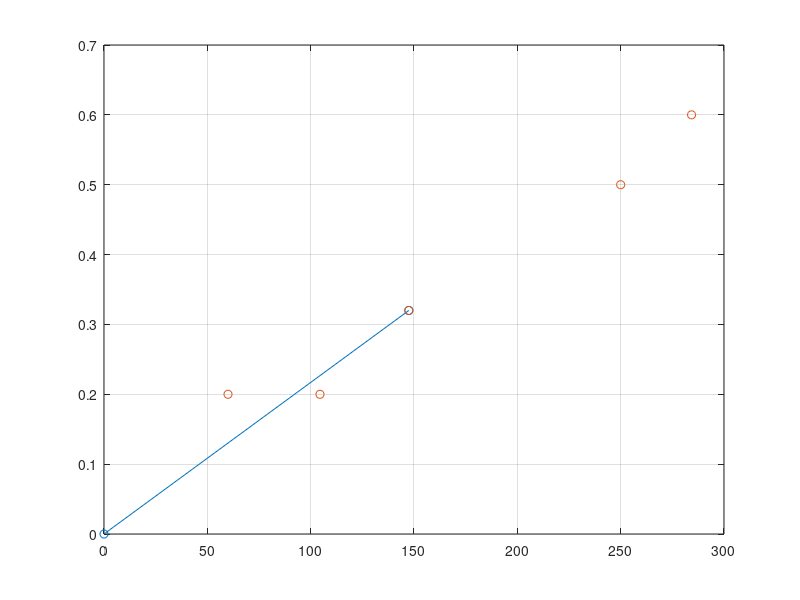

Write MATLAB code to recreate this figure.
x =[60 104.5 147.5 250 284.3]
y =[0.2 0.2 0.32 0.5 0.6];

%%plot(x,y,'-o')
%%grid on
%%hold on

ph0p = plot([0,x],[0,y],'-o');
grid on 
i_xy = 3;
ph0p = plot([0,x(i_xy)],[0,y(i_xy)],'-o');
hold on
plot(x,y,'o')
grid on 
